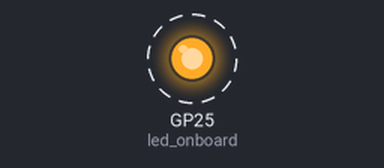
This program was run on a simulated Raspberry Pi Pico running MicroPython. Parts: output pins drawn as LEDs (lit = HIGH). Dashed ring = blinking. What the program prints to the serial console is not drawn. At 21.0 s the program stops and its outputs stay as they are.

Above: at 0.5 s.
Timing chart, 0 to 4.6 s (numbered marks = the images above):
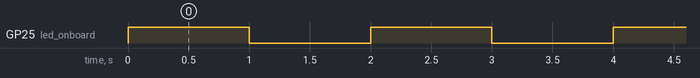

The program:

LED_Blinking_PICO.py
```python
import machine
import utime
led_onboard = machine.Pin(25, machine.Pin.OUT)
x = 0
while True:
    led_onboard.value(1)
    utime.sleep(1)
    led_onboard.value(0)
    utime.sleep(1)
    x += 1
    print("loop times " + str(x))
    if x == 10 :
        led_onboard.value(0)
        utime.sleep(1)
        x = 0
        break
        
```

Measured:
- by itself, GP25 (led_onboard): alternates HIGH for 1.0 s and LOW for 1.0 s, 20 changes in all, then stays LOW
